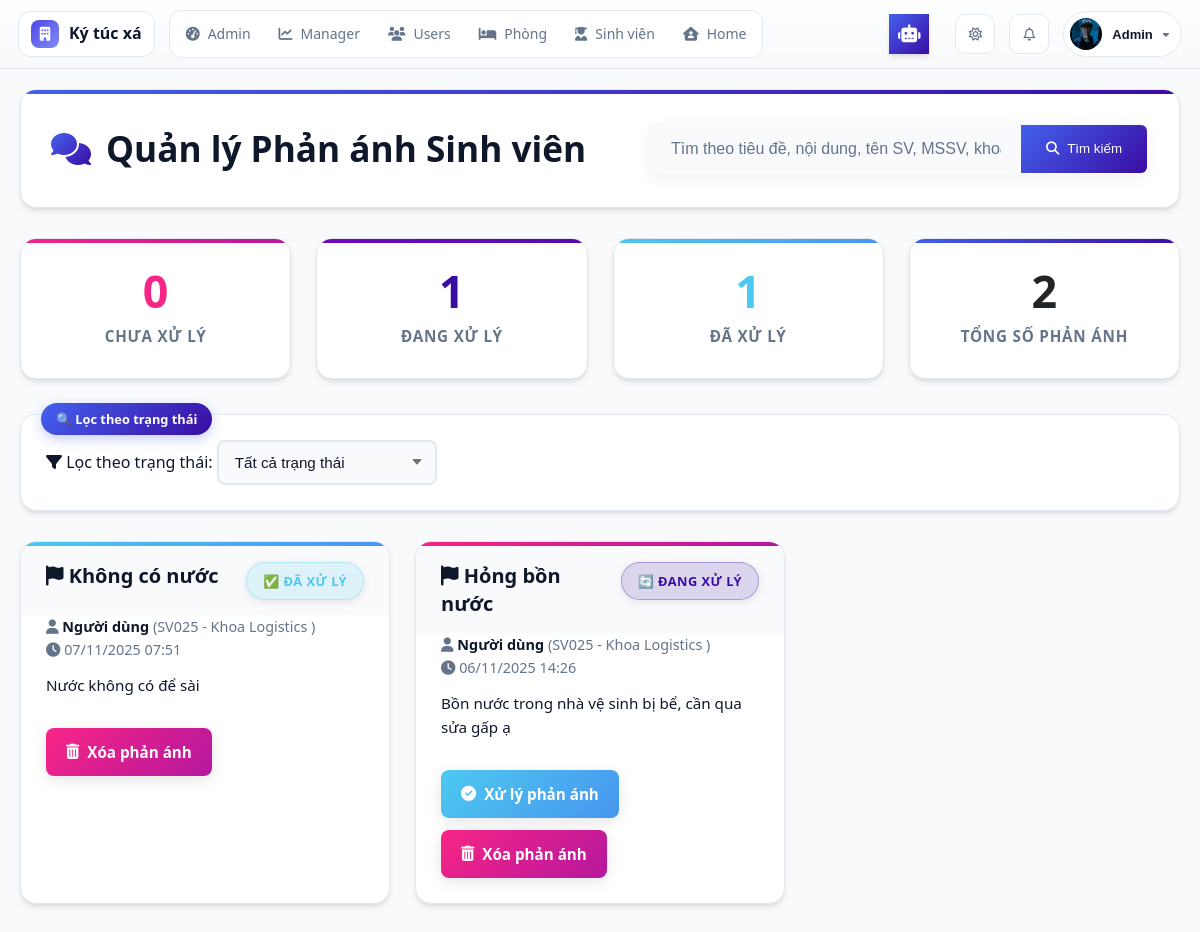
The app's page /modules/staff/feedbacks/feedback_list.php (signed in) with its own data.
### tables this page shows
CREATE TABLE IF NOT EXISTS `students` (
  `StudentID` int NOT NULL AUTO_INCREMENT,
  `UserID` int DEFAULT NULL,
  `StudentCode` varchar(20) NOT NULL,
  `FullName` varchar(100) NOT NULL,
  `Email` varchar(100) DEFAULT NULL,
  `Gender` enum('Nam','Nữ','Khác') NOT NULL,
  `BirthDate` date DEFAULT NULL,
  `CitizenID` varchar(20) DEFAULT NULL,
  `Hometown` varchar(100) DEFAULT NULL,
  `Address` varchar(255) DEFAULT NULL,
  `Phone` varchar(15) DEFAULT NULL,
  `ClassName` varchar(100) DEFAULT NULL,
  `CourseYear` varchar(9) DEFAULT NULL,
  `Avatar` varchar(255) DEFAULT NULL,
  `EmergencyContact` varchar(255) DEFAULT NULL,
  `CheckInDate` date DEFAULT NULL,
  `CheckOutDate` date DEFAULT NULL,
  `IsInDorm` tinyint(1) DEFAULT '1',
  `CreatedAt` datetime DEFAULT CURRENT_TIMESTAMP,
  `UpdatedAt` datetime DEFAULT CURRENT_TIMESTAMP ON UPDATE CURRENT_TIMESTAMP,
  `FacultyID` int DEFAULT NULL,
  PRIMARY KEY (`StudentID`),
  UNIQUE KEY `StudentCode` (`StudentCode`),
  UNIQUE KEY `UserID` (`UserID`),
  KEY `fk_faculty` (`FacultyID`),
  CONSTRAINT `fk_faculty` FOREIGN KEY (`FacultyID`) REFERENCES `faculties` (`FacultyID`) ON DELETE SET NULL ON UPDATE CASCADE,
  CONSTRAINT `students_ibfk_1` FOREIGN KEY (`UserID`) REFERENCES `users` (`UserID`)
);

CREATE TABLE IF NOT EXISTS `feedbacks` (
  `FeedbackID` int NOT NULL AUTO_INCREMENT,
  `StudentID` int NOT NULL,
  `Title` varchar(100) DEFAULT NULL,
  `Content` varchar(500) DEFAULT NULL,
  `Reply` text,
  `ImagePath` varchar(255) DEFAULT NULL,
  `Status` enum('Chưa xử lý','Đang xử lý','Đã xử lý') DEFAULT 'Chưa xử lý',
  `CreatedAt` datetime DEFAULT CURRENT_TIMESTAMP,
  `UpdatedAt` datetime DEFAULT NULL,
  PRIMARY KEY (`FeedbackID`),
  KEY `StudentID` (`StudentID`),
  CONSTRAINT `feedbacks_ibfk_1` FOREIGN KEY (`StudentID`) REFERENCES `students` (`StudentID`)
);

CREATE TABLE IF NOT EXISTS `faculties` (
  `FacultyID` int NOT NULL AUTO_INCREMENT,
  `FacultyCode` varchar(20) NOT NULL,
  `FacultyName` varchar(255) NOT NULL,
  `CreatedAt` timestamp NULL DEFAULT CURRENT_TIMESTAMP,
  PRIMARY KEY (`FacultyID`),
  UNIQUE KEY `FacultyCode` (`FacultyCode`)
);

### modules/staff/feedbacks/feedback_list.php (the view, shortened to what this page needs)
<?php
require_once '../../../db_connect.php';
require_once '../../../includes/admin_header.php';
$conn->set_charset('utf8mb4');
$status  = isset($_GET['status']) ? $_GET['status'] : 'all';
$keyword = isset($_GET['search']) ? $_GET['search'] : '';
$statsSql = "
    SELECT
        SUM(CASE WHEN Status = 'Chưa xử lý' THEN 1 ELSE 0 END) AS pending,
        SUM(CASE WHEN Status = 'Đang xử lý' THEN 1 ELSE 0 END) AS processing,
        SUM(CASE WHEN Status = 'Đã xử lý'   THEN 1 ELSE 0 END) AS resolved,
        COUNT(*) AS total
    FROM Feedbacks
";
$statsRes = $conn->query($statsSql);
$stats = $statsRes ? $statsRes->fetch_assoc() : [
    'pending'   => 0,
    'processing'=> 0,
    'resolved'  => 0,
    'total'     => 0
];
$sql = "
    SELECT
        f.FeedbackID,
        f.Title,
        f.Content,
        f.ImagePath,
        f.Status,
        f.CreatedAt,
        s.FullName,
        s.StudentCode,
        s.Gender,
        s.StudentID,
        fc.FacultyName
    FROM Feedbacks f
    JOIN Students s
        ON f.StudentID = s.StudentID
    LEFT JOIN Faculties fc
        ON fc.FacultyID = s.FacultyID
    WHERE 1=1
";
$sql .= " ORDER BY f.CreatedAt DESC";
$result = $conn->query($sql);
function h($v) {
    return htmlspecialchars((string)$v, ENT_QUOTES, 'UTF-8');
}
function getStatusIcon($status) {
    switch ($status) {
        case 'Đang xử lý':
            return '🔄';
        case 'Đã xử lý':
            return '✅';
    }
}
function getStatusBadgeClass($status) {
    switch ($status) {
        case 'Đã xử lý':
            return 'done';
        case 'Đang xử lý':
            return 'processing';
    }
}
function getCardClass($status) {
    return ($status === 'Đã xử lý') ? 'resolved' : 'pending';
}
?>
<!DOCTYPE html>
<html lang="vi">
<head>
    <link rel="stylesheet"
          href="https://cdnjs.cloudflare.com/ajax/libs/font-awesome/6.5.0/css/all.min.css">
    <link rel="stylesheet" href="../../assets/css/admin/admin_header.css">
    <link rel="stylesheet" href="../../../assets/css/staff/feedback/staff_feedback.css">
</head>
<body>
<div class="feedback-container">
    <div class="page-header">
        <h2><i class="fas fa-comments"></i> Quản lý Phản ánh Sinh viên</h2>
        <form class="search-form" method="get">
            <input type="text" name="search"
                   placeholder="Tìm theo tiêu đề, nội dung, tên SV, MSSV, khoa..."
                   value="<?= h($keyword) ?>">
            <button type="submit">
                <i class="fas fa-search"></i> Tìm kiếm
            </button>
        </form>
    </div>
    <div class="stats-container">
        <div class="stat-card pending">
            <div class="stat-number"><?= (int)($stats['pending'] ?? 0) ?></div>
            <div class="stat-label">Chưa xử lý</div>
        </div>
        <div class="stat-card processing">
            <div class="stat-number"><?= (int)($stats['processing'] ?? 0) ?></div>
            <div class="stat-label">Đang xử lý</div>
        </div>
        <div class="stat-card resolved">
            <div class="stat-number"><?= (int)($stats['resolved'] ?? 0) ?></div>
            <div class="stat-label">Đã xử lý</div>
        </div>
        <div class="stat-card">
            <div class="stat-number" style="color: var(--dark);">
                <?= (int)($stats['total'] ?? 0) ?>
            </div>
            <div class="stat-label">Tổng số phản ánh</div>
        </div>
    </div>
    <form method="get" class="filters">
        <div class="filter-group">
            <label><i class="fas fa-filter"></i> Lọc theo trạng thái:</label>
            <select name="status" onchange="this.form.submit()">
                <option value="all" <?= $status === 'all' ? 'selected' : '' ?>>Tất cả trạng thái</option>
            </select>
        </div>
    </form>
    <div class="feedback-list">
        <?php if ($result && $result->num_rows > 0): ?>
            <?php while ($fb = $result->fetch_assoc()):
                $badgeClass  = getStatusBadgeClass($fb['Status']);
                $cardClass   = getCardClass($fb['Status']);
                $statusIcon  = getStatusIcon($fb['Status']);
                $facultyName = $fb['FacultyName'] ? $fb['FacultyName'] : '—';
            ?>
                <div class="feedback-card <?= h($cardClass) ?>">
                    <div class="feedback-header">
                        <h3><i class="fas fa-flag"></i> <?= h($fb['Title']) ?></h3>
                        <span class="status-badge <?= h($badgeClass) ?>">
                            <?= $statusIcon ?> <?= h($fb['Status']) ?>
                        </span>
                    </div>
                    <div class="feedback-meta">
                        <i class="fas fa-user"></i>
                        <strong><?= h($fb['FullName']) ?></strong>
                        (<?= h($fb['StudentCode']) ?> - <?= h($facultyName) ?>)
                        <br>
                        <i class="fas fa-clock"></i>
                        <?= date('d/m/Y H:i', strtotime($fb['CreatedAt'])) ?>
                    </div>
                    <p class="feedback-content">
                        <?= nl2br(h($fb['Content'])) ?>
                    </p>
                    <div class="feedback-actions">
                        <?php if ($fb['Status'] !== 'Đã xử lý'): ?>
                            <a href="feedback_resolve.php?id=<?= (int)$fb['FeedbackID'] ?>"
                               class="btn btn-resolve">
                                <i class="fas fa-check-circle"></i> Xử lý phản ánh
                            </a>
                        <?php endif; ?>
                        <a href="feedback_delete.php?id=<?= (int)$fb['FeedbackID'] ?>"
                           class="btn btn-delete"
                           onclick="return confirmDelete(event)">
                            <i class="fas fa-trash-alt"></i> Xóa phản ánh
                        </a>
                    </div>
                </div>
            <?php endwhile; ?>
        <?php endif; ?>
    </div>
</div>
</body>
</html>

### includes/admin_header.php (shortened to what this page needs)
<?php
require_once __DIR__ . "/error_handler.php";
$userName = $_SESSION['FullName'] ?? 'Quản trị viên';
$userAvatar = $_SESSION['Avatar'] ?? null;
$userRole = $_SESSION['Role'] ?? 'Staff';
$base = '/';
if (!$userAvatar && isset($_SESSION['UserID']) && isset($conn) && $conn instanceof mysqli) {
    try {
        $userId = (int)$_SESSION['UserID'];
        $stmt = $conn->prepare("SELECT Avatar FROM Students WHERE UserID = ? LIMIT 1");
        if ($stmt) {
            $stmt->bind_param("i", $userId);
            $stmt->execute();
            $res = $stmt->get_result();
            if ($row = $res->fetch_assoc()) {
                $userAvatar = $row['Avatar'];
            }
        }
    } catch (Exception $e) {
    }
}
$avatarPath = $base . 'assets/img/avatars/user.png';
if ($userAvatar && !empty($userAvatar)) {
    if (preg_match('/^https?:\/\//', $userAvatar)) {
        $avatarPath = $userAvatar;
    } else {
        $avatarPath = $base . ltrim($userAvatar, '/');
    }
}
?>
<!DOCTYPE html>
<html lang="vi">
<head>
    <link rel="stylesheet" href="https://cdnjs.cloudflare.com/ajax/libs/font-awesome/6.5.0/css/all.min.css" />
    <link rel="stylesheet" href="<?= $base ?>assets/css/global.css" />
    <link rel="stylesheet" href="<?= $base ?>assets/css/admin/admin_header.css" />
    <link rel="stylesheet" href="<?= $base ?>assets/css/admin/chat_ai_widget.css" />
</head>
<body class="theme-auto" data-base="<?= $base ?>">
    <header class="admin-header">
        <div class="left">
            <a href="<?= $base ?>modules/staff/dashboard.php" class="logo">
                <i class="fas fa-building"></i>
                <span>Ký túc xá</span>
            </a>
            <nav class="admin-nav">
                <?php if ($userRole !== 'Manager'): ?>
                    <a href="<?= $base ?>modules/admin/dashboard.php" data-path="modules/admin/dashboard.php">
                        <i class="fas fa-gauge-high"></i>
                        <span>Admin</span>
                    </a>
                <?php endif; ?>
                <a href="<?= $base ?>modules/staff/dashboard.php" data-path="modules/staff/dashboard.php">
                    <i class="fas fa-chart-line"></i>
                    <span>Manager</span>
                </a>
                <?php if ($userRole !== 'Manager'): ?>
                    <a href="<?= $base ?>modules/staff/users/users.php" data-path="modules/staff/users/users.php">
                        <i class="fas fa-users"></i>
                        <span>Users</span>
                    </a>
                <?php endif; ?>
                <a href="<?= $base ?>modules/staff/rooms/rooms.php" data-path="modules/staff/rooms/rooms.php">
                    <i class="fas fa-bed"></i>
                    <span>Phòng</span>
                </a>
                <a href="<?= $base ?>modules/staff/students/student_list.php" data-path="modules/staff/students/student_list.php">
                     <i class="fas fa-user-graduate"></i>
                     <span>Sinh viên</span>
                </a>
                <a href="<?= $base ?>index.php" data-path="index.php">
                    <i class="fas fa-house-user"></i>
                    <span>Home</span>
                </a>
            </nav>
        </div>
        <div class="right">
            <?php if ($userRole === 'Admin'): ?>
                <div id="adminChatAiToggle" class="chat-ai-toggle" title="Trợ lý Admin">
                    <i class="fas fa-robot"></i>
                </div>
            <?php endif; ?>
            <button class="theme-toggle" aria-label="Chế độ tối/sáng">
                <i class="fa-regular fa-sun"></i>
            </button>
            <div class="notify">
                <button class="notify-btn" aria-label="Thông báo">
                    <i class="fa-regular fa-bell"></i>
                </button>
            </div>
            <div class="admin-profile">
                <button class="profile-btn" aria-haspopup="true" aria-expanded="false">
                    <img src="<?= htmlspecialchars($avatarPath) ?>" alt="Avatar" onerror="this.src='<?= $base ?>assets/img/avatars/user.png'">
                    <span class="name"><?= htmlspecialchars($userName) ?></span>
                    <i class="fas fa-caret-down caret"></i>
                </button>
            </div>
        </div>
    </header>
    <main style="min-height: 80vh;">

### records on screen
students: Avatar (picture)
feedbacks: Title "Không có nước", Status "✅", Status "ĐÃ XỬ LÝ", StudentID.FullName "Người dùng", StudentID.StudentCode "SV025", faculties.FacultyName "Khoa Logistics", CreatedAt "07/11/2025 07:51", Content "Nước không có để sài"
feedbacks: Title "Hỏng bồn nước", Status "🔄", Status "ĐANG XỬ LÝ", StudentID.FullName "Người dùng", StudentID.StudentCode "SV025", faculties.FacultyName "Khoa Logistics", CreatedAt "06/11/2025 14:26", Content "Bồn nước trong nhà vệ sinh bị bể, cần qua sửa gấp ạ"

### other values on screen
$userName "Admin"
$stats['pending'] "0"
$stats['processing'] "1"
$stats['resolved'] "1"
$stats['total'] "2"
